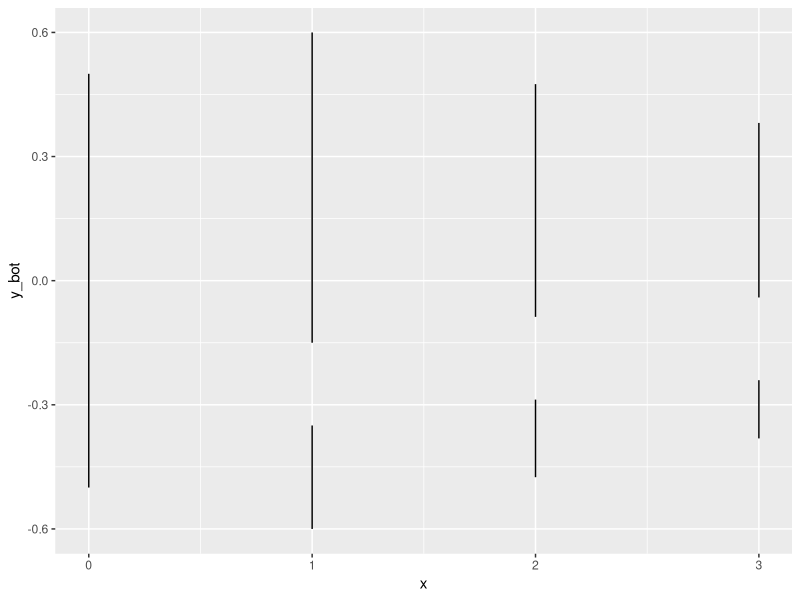
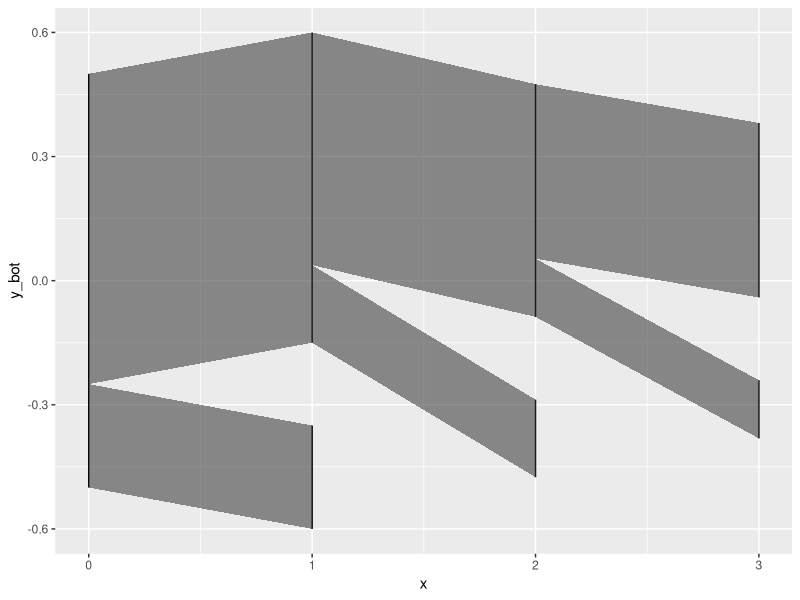

These figures' R source, in order:
## ---- chunk 1
library(tidyverse)

df_edges <- bind_rows( tibble_row( x_from=0, node_from='start'   , x_to=1, node_to='middle_1', weight=.75         )
                     , tibble_row( x_from=0, node_from='start'   , x_to=1, node_to='exit_1'  , weight=.25         )
                     , tibble_row( x_from=1, node_from='middle_1', x_to=2, node_to='middle_2', weight=.75*.75     )
                     , tibble_row( x_from=1, node_from='middle_1', x_to=2, node_to='exit_2'  , weight=.25*.75     )
                     , tibble_row( x_from=2, node_from='middle_2', x_to=3, node_to='end'     , weight=.75*.75*.75 )
                     , tibble_row( x_from=2, node_from='middle_2', x_to=3, node_to='exit_3'  , weight=.25*.75*.75 ) )
df_edges
## ---- chunk 2
df_nodes <- df_edges %>% 
	pivot_longer( -weight, names_to=c( '.value', 'side' ), names_pattern='(.*)_(.*)' ) %>% 
	group_by( side, x, node ) %>% 
	summarise( height=sum(weight), .groups='drop' ) %>% 
	pivot_wider( id_cols=c( x, node ), names_from='side', names_glue='height_{side}', values_from='height', values_fill=0 ) %>% 
	mutate( height=pmax( height_from, height_to ) ) %>% 
	select( -height_from, -height_to )

df_nodes
## ---- chunk 3
inter_node_spacing <- 0.2

df_nodes_pos <- df_nodes %>% 
	arrange( x, height ) %>% 
	group_by(x) %>% 
	mutate( y_top=cumsum(     height             ) + (0:(n()-1))*inter_node_spacing
	      , y_bot=cumsum(lag( height, default=0 )) + (0:(n()-1))*inter_node_spacing ) %>% 
	mutate( y_bot=y_bot - max(y_top)/2
	      , y_top=y_top - max(y_top)/2 ) 
df_nodes_pos

ggplot(df_nodes_pos) + 
	geom_segment(aes( x=x, xend=x, y=y_bot, yend=y_top ))
## ---- chunk 4
lerp <- function( lower, upper, x ){
	lower + (upper-lower)*x
}
df_edges_plot <- df_edges %>% 
	select( -x_from, -x_to ) %>% #In theory we could do something complicated on x in the nodes area
	inner_join( rename_with( df_nodes_pos, ~str_c( .x, '_from' ) ), by='node_from' ) %>% 
	inner_join( rename_with( df_nodes_pos, ~str_c( .x, '_to'   ) ), by='node_to'   ) %>% 
	arrange( x_from, desc(y_top_from), x_to, desc(y_top_to) ) %>% 
	group_by( x_from, node_from ) %>% 
	mutate( edge_prop_start_from=cumsum(lag( weight, default=0 ))/height_from
	      , edge_prop_end_from  =cumsum(     weight             )/height_from ) %>% 
	mutate( y_edge_top_from = lerp( y_top_from, y_bot_from, edge_prop_start_from )
	      , y_edge_bot_from = lerp( y_top_from, y_bot_from, edge_prop_end_from   ) ) %>% 
	ungroup() %>% 
	group_by( x_to, node_to ) %>% 
	mutate( edge_prop_start_to=cumsum(lag( weight, default=0 ))/height_to
	      , edge_prop_end_to  =cumsum(     weight             )/height_to ) %>% 
	mutate( y_edge_top_to = lerp( y_top_to, y_bot_to, edge_prop_start_to )
	      , y_edge_bot_to = lerp( y_top_to, y_bot_to, edge_prop_end_to   ) ) %>% 
	ungroup()

df_edges_plot



df_edges_polygon <- df_edges_plot %>% 
	select( x_from, y_edge_top_from, y_edge_bot_from, x_to, y_edge_top_to, y_edge_bot_to ) %>% 
	mutate( group=1:n() ) %>% 
	pivot_longer( -group, names_to=c( '.value', 'side' ), names_pattern='(.*)_(from|to)' )
df_edges_polygon

ggplot(df_nodes_pos) + 
	geom_segment(aes( x=x, xend=x, y=y_bot, yend=y_top )) +
	geom_ribbon( aes( x=x, ymin=y_edge_bot, ymax=y_edge_top, group=group, alpha=1/3 ), data=df_edges_polygon, show.legend=F )

